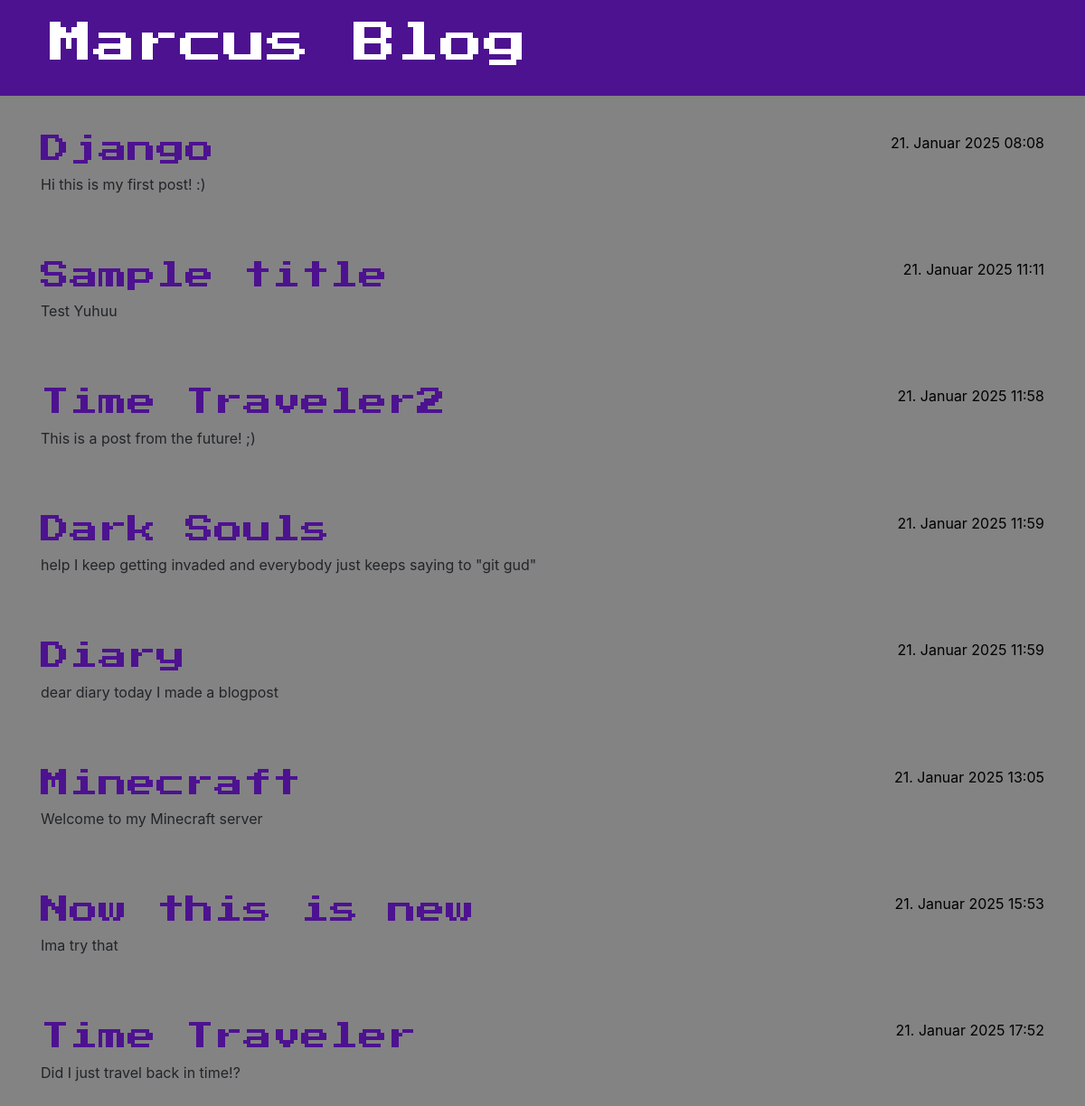
Before: / with the older database file.
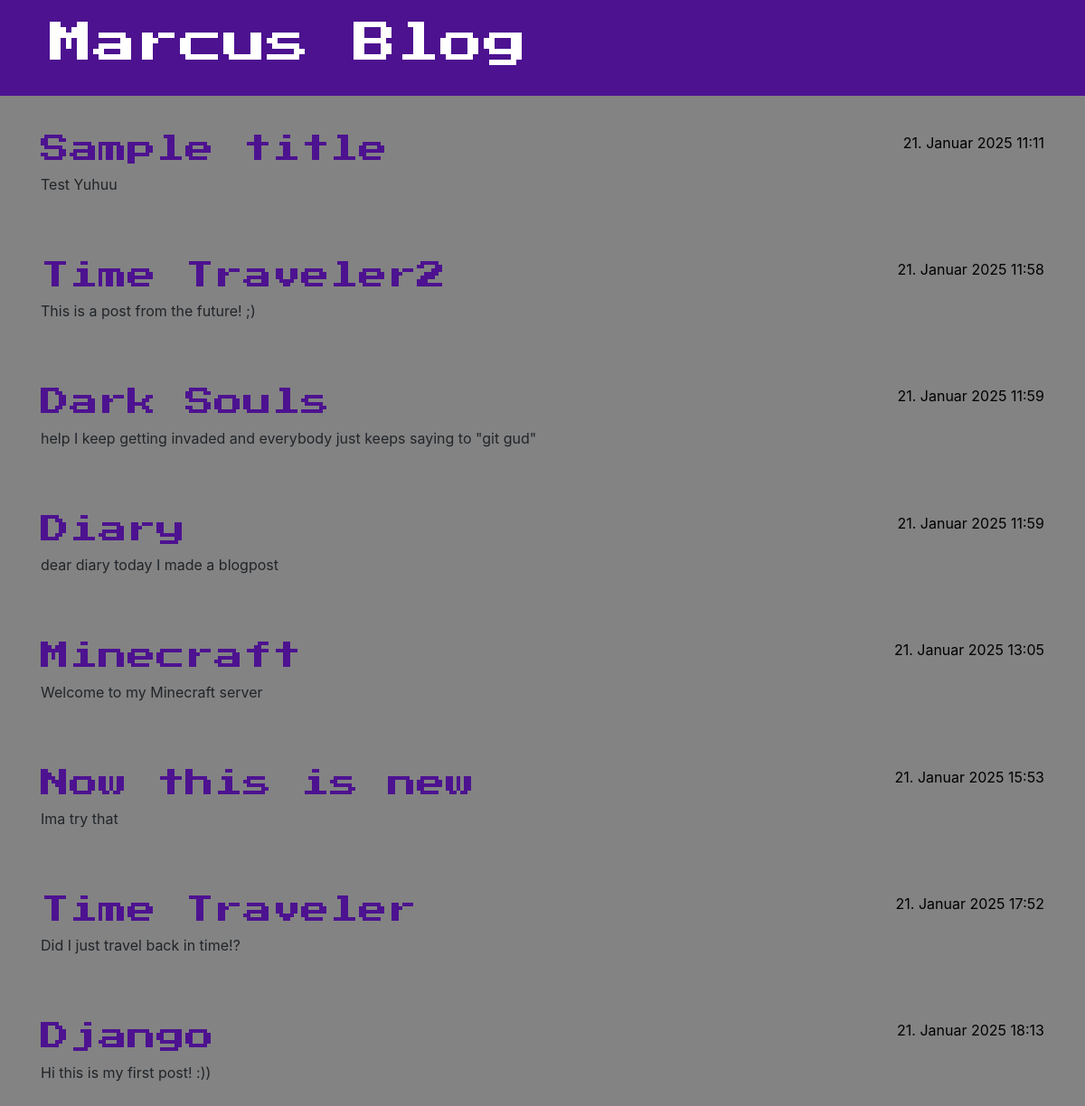
After: the same page with the newer database file.
### blog/models.py (models this page shows, shortened)
class Post(models.Model):
    author = models.ForeignKey(settings.AUTH_USER_MODEL, on_delete=models.CASCADE)
    title = models.CharField(max_length=200)
    text = models.TextField()
    created_date = models.DateTimeField(default=timezone.now)
    published_date = models.DateTimeField(blank=True, null=True)

### blog/views.py (the view)
# urls.py: path('', views.post_list, name='post_list'),
def post_list(request):
    posts = Post.objects.filter(published_date__lte=timezone.now()).order_by('published_date')
    return render(request, 'blog/post_list.html', {'posts': posts})

### blog/templates/blog/post_list.html
{% extends 'blog/base.html' %}
                {% block content %}
                    {% for post in posts %}
                        <article class="post">
                            <time class="date">
                                {{ post.published_date }}
                            </time>
                            <h2><a href="{% url 'post_detail' pk=post.pk %}">{{ post.title }}</a></h2>
                            <p>{{ post.text|linebreaksbr }}</p>
                        </article>
                    {% endfor %}
                {% endblock %}

Changed rows visible on the page:
changed Post "Django": published_date "21. Januar 2025 08:08" → "21. Januar 2025 18:13"; text "Hi this is my first post! :)" → "Hi this is my first post! :))"; moves down the list
